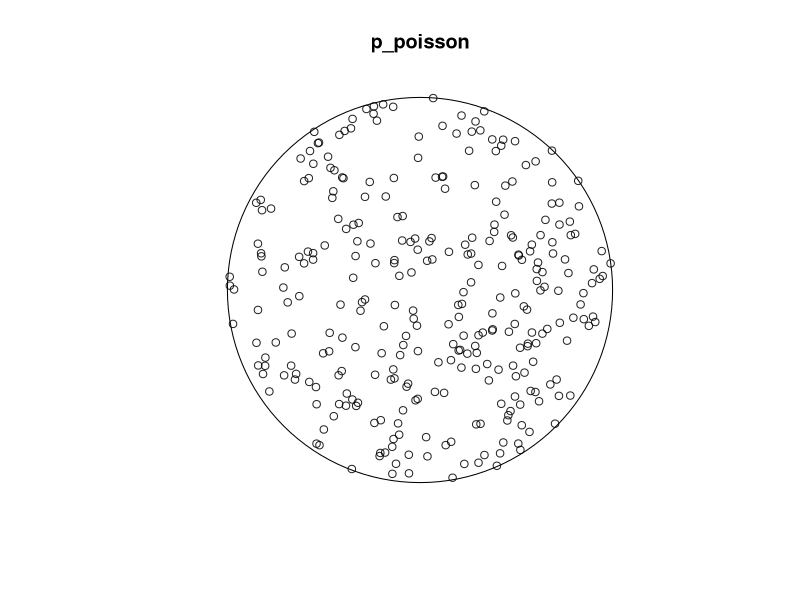
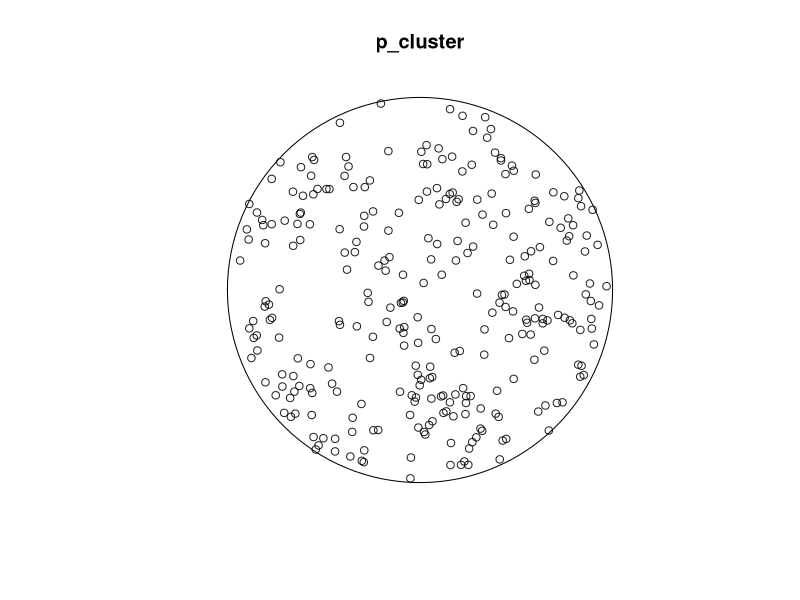
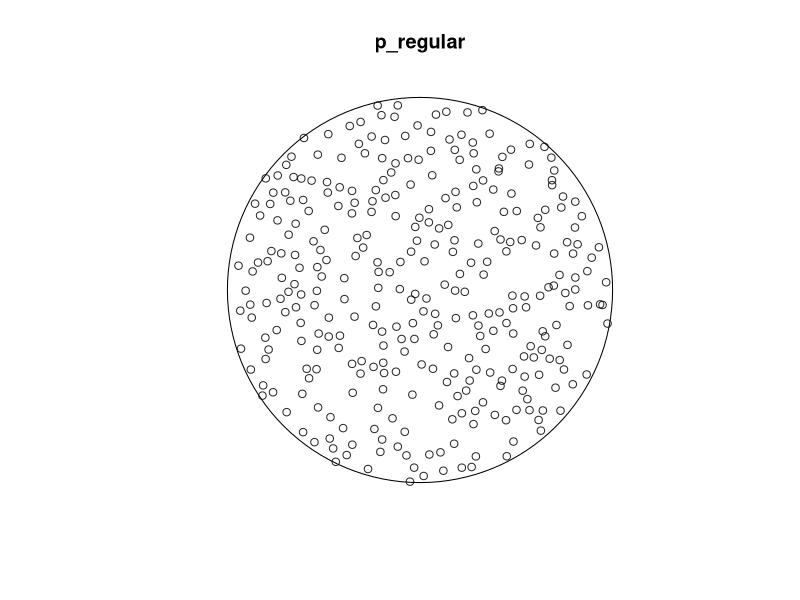
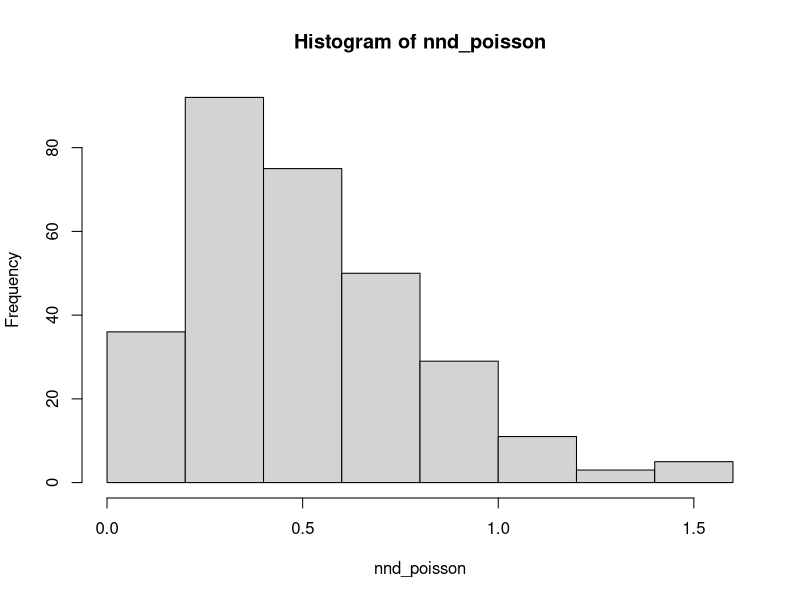
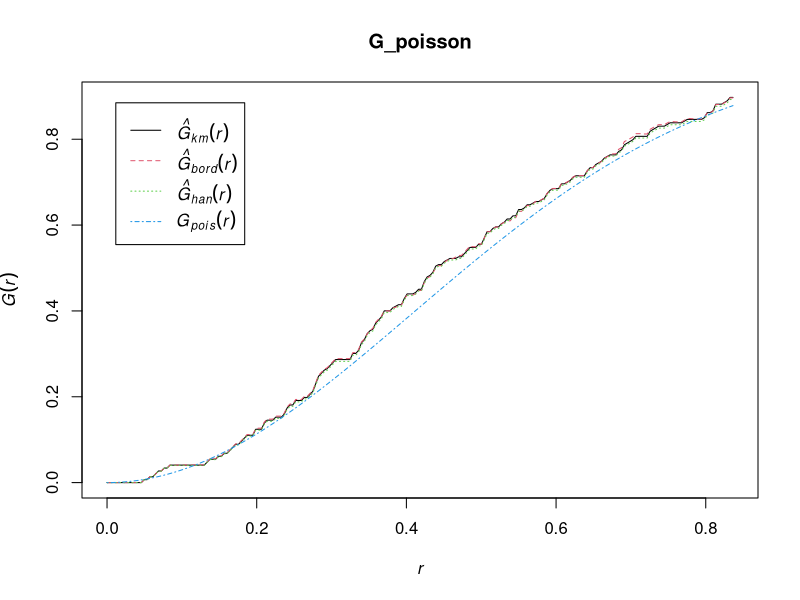
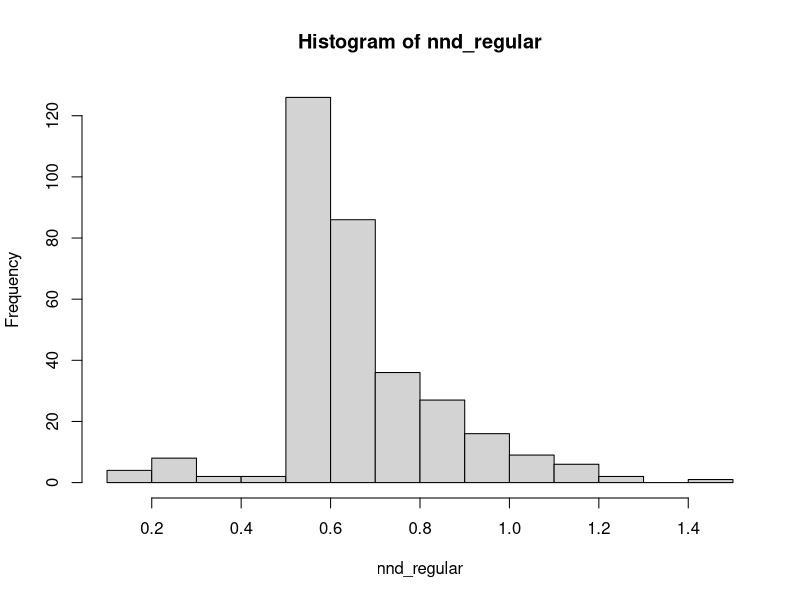
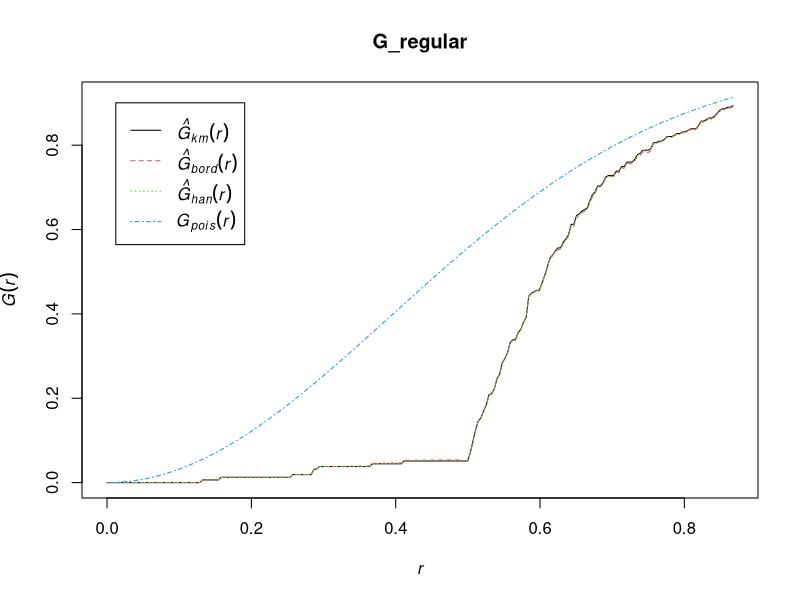
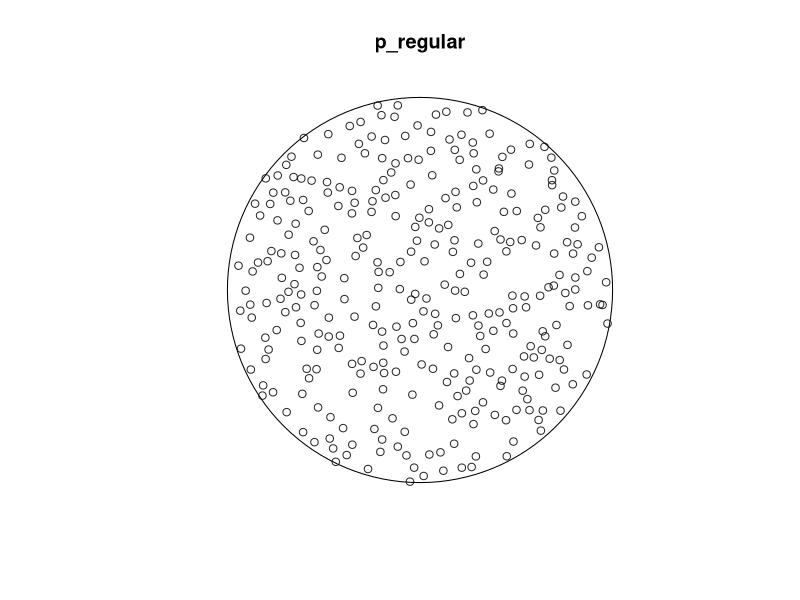

Write R code to recreate these figures, in order.
## ---- chunk 1
knitr::opts_chunk$set(echo = TRUE)
## ---- chunk 2
### Instructions for instructor: generate these  as part of the exercise 1. below
# p_poisson; p_cluster; p_regular
# Planar point pattern: 314 points
# window: polygonal boundary (circle with random 314 points)
# enclosing rectangle: [-10, 10] x [-10, 10] units
# Planar point pattern: 332 points (circle with clustered 332 points)
# window: polygonal boundary
# enclosing rectangle: [-10, 10] x [-10, 10] units
# Planar point pattern: 325 points (circle with regular 332 points)
# window: polygonal boundary
# enclosing rectangle: [-10, 10] x [-10, 10] units

## ---- chunk 3
library(spatstat)
disc10 <- disc(radius = 10)

# p_poisson 

# Compute the rate as count divided by area
lambda <- 300/area.owin(disc10)

# Create a point pattern object
p_poisson <- rpoispp(lambda = lambda, win = disc10)
plot(p_poisson)

# p_cluster and p_regular

# Generate clustered points from a Thomas process
set.seed(123)
p_cluster <- rThomas(kappa = 0.35, scale = 1, mu = 3, win = disc10)
plot(p_cluster)

# Regular points from a Strauss process
set.seed(123)
p_regular <- rStrauss(beta = 2.9, gamma = 0.025, R = .5, W = disc10)
plot(p_regular)
## ---- chunk 4
# Point patterns are pre-defined
p_poisson; p_regular

# Calc nearest-neighbor distances for Poisson point data
nnd_poisson <- nndist(p_poisson)

# Draw a histogram of nearest-neighbor distances
hist(nnd_poisson)

# Estimate G(r)
G_poisson <- Gest(p_poisson)

# Plot G(r) vs. r
plot(G_poisson)

# Repeat for regular point data
nnd_regular <- nndist(p_regular)
hist(nnd_regular)
G_regular <- Gest(p_regular)
plot(G_regular)
## ---- chunk 5
# Point patterns are pre-defined
p_poisson; p_cluster; p_regular
plot(p_regular)

# Estimate the K-function for the Poisson points
K_poisson <- Kest(p_poisson, correction = "border")

# The default plot shows quadratic growth
plot(K_poisson, . ~ r)

# Subtract pi * r ^ 2 from the Y-axis and plot
plot(K_poisson, . - pi * r^2 ~ r)

# Compute envelopes of K under random locations (this generates 99 simulations of CSR)
K_cluster_env <- envelope(p_cluster, Kest, correction = "border")

# Insert the full formula to plot K minus pi * r^2
plot(K_cluster_env, . - pi * r^2 ~ r)

# Repeat for regular data
K_regular_env <- envelope(p_regular, Kest, correction = "border")
plot(K_regular_env,. - pi * r^2 ~ r)
